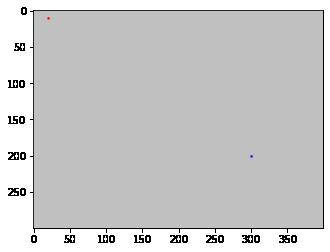
#> input picture pixel2.png, 330 x 252 px
$ jupyter execute 'Image Processing.ipynb'
#> lines starting #> are read from the running program, lines starting #| are printed output that depends on the picture; long printed decimals are rounded
# Harsh Vardhan(19BCE1661)
# POOl A
# Image Processing Digital Assignment 1

# 1) Topological operations

# Find the distance between pixels

[cell 1]
import cv2
import numpy as np
import math
import matplotlib.pyplot as plt


im=cv2.imread("pixel2.png")
#> im is the input picture: shape (252, 330, 3); mean B, G, R 201, 201, 201
im=cv2.cvtColor(im, cv2.COLOR_BGR2RGB)
#displaying image
plt.imshow(im)
plt.show()

# Make numpy array from image
npimage=np.array(im)

# Describe what a single red pixel looks like
red=np.array([255,0,0],dtype=np.uint8)

# Find [x,y] coordinates of all red pixels
reds=np.where(np.all((npimage==red),axis=-1))
#> reds = ([18], [48])

# Describe what a single blue pixel looks like
blue=np.array([0,0,255],dtype=np.uint8)

# Find [x,y] coordinates of all blue pixels
blues=np.where(np.all((npimage==blue),axis=-1))
#> blues = ([156], [251])

[cell 2]
dx2 = (blues[0][0]-reds[0][0])**2
#> dx2 = 19044
dy2 = (blues[1][0]-reds[1][0])**2
#> dy2 = 41209
distance = math.sqrt(dx2 + dy2) # Euclidean Distance between the pixels
#> distance = 245.5
print("Distance between the red and blue pixel is:")
print(distance)
#| 245.465

# 2) Point operations
#    a) Image Negatives

[cell 3]
import cv2
import matplotlib.pyplot as plt

# Read some image
img_bgr = cv2.imread('img1.jpg', 1)
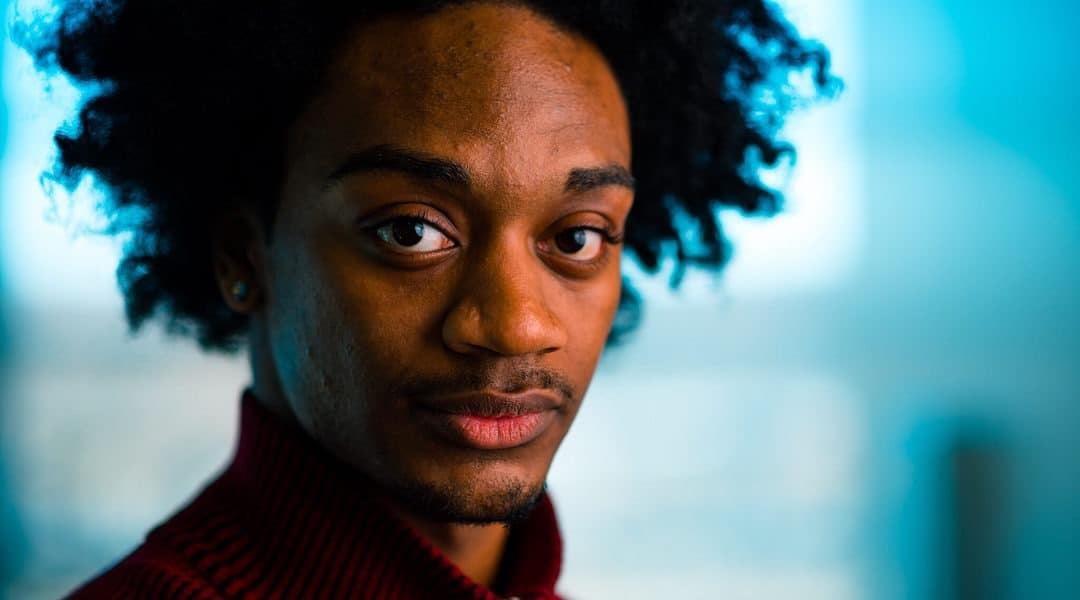
#> input picture img1.jpg, 1080 x 600 px
#> img_bgr is the input picture: shape (600, 1080, 3); mean B, G, R 120.2, 116.2, 86.2
plt.imshow(img_bgr)
plt.show()

# Histogram plotting of the image
color = ('b', 'g', 'r')

for i, col in enumerate(color):

    histr = cv2.calcHist([img_bgr], [i], None,[256],[0, 256])

    plt.plot(histr, color = col)

    # Limit X - axis to 256
    plt.xlim([0, 256])

plt.show()
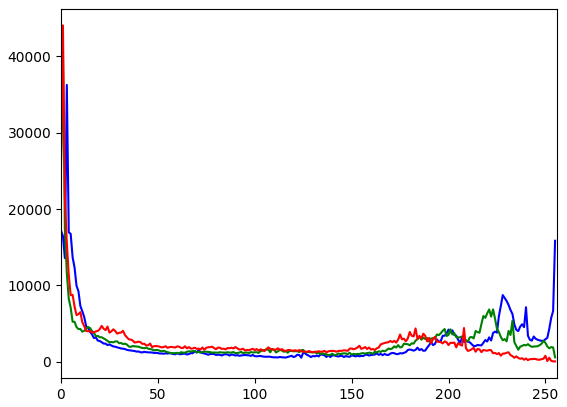
#> figure drawn by matplotlib, 1 panel; curve peaks at x = 3, y = 36262; curve peaks at x = 1, y = 40422; curve peaks at x = 1, y = 44061

# get height and width of the image
height, width, _ = img_bgr.shape
#> height = 600; width = 1080

for i in range(0, height - 1):
    for j in range(0, width - 1):
        # Get the pixel value
        pixel = img_bgr[i, j]

        # Negate each channel by
        # subtracting it from 255

        # 1st index contains red pixel
        pixel[0] = 255 - pixel[0]

        # 2nd index contains green pixel
        pixel[1] = 255 - pixel[1]

        # 3rd index contains blue pixel
        pixel[2] = 255 - pixel[2]

        # Store new values in the pixel
        img_bgr[i, j] = pixel
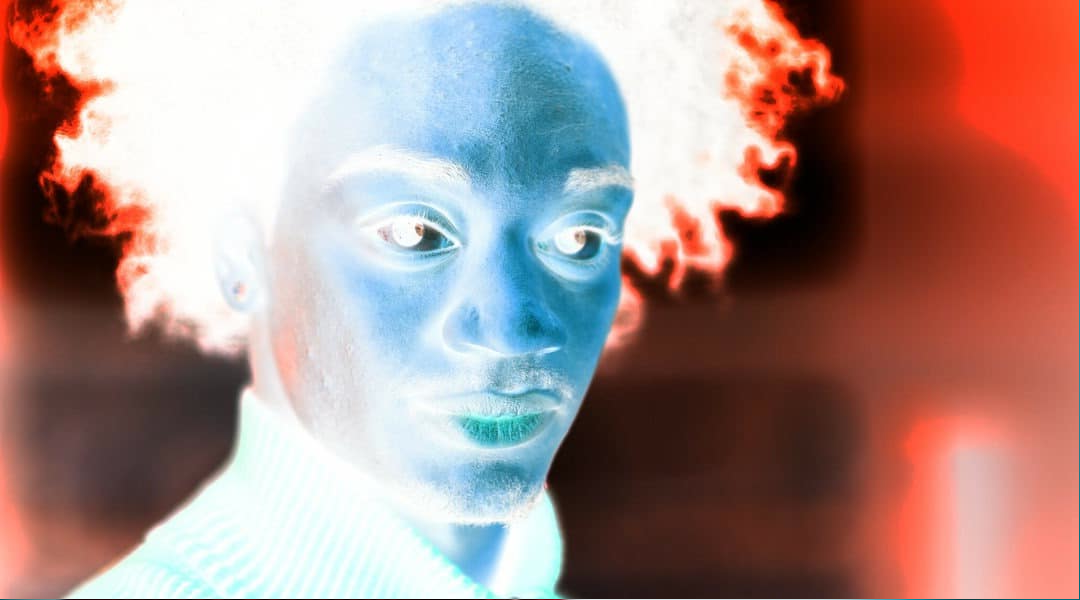
#> img_bgr: shape (600, 1080, 3); mean B, G, R 134.8, 138.8, 168.5

#Display transformed image
plt.imshow(img_bgr)
plt.show()

# Histogram plotting of the
# negative transformed image
color = ('b', 'g', 'r')

for i, col in enumerate(color):

    histr = cv2.calcHist([img_bgr],
                         [i], None,
                         [256],
                         [0, 256])

    plt.plot(histr, color = col)
    plt.xlim([0, 256])

plt.show()
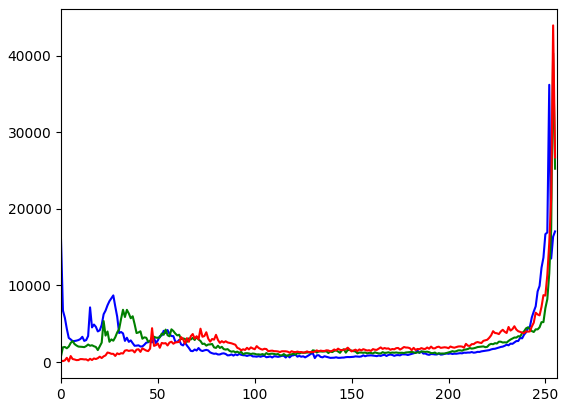
#> figure drawn by matplotlib, 1 panel; curve peaks at x = 252, y = 36215; curve peaks at x = 254, y = 40351; curve peaks at x = 254, y = 43975

#    b) Image Transform - log

[cell 4]
import cv2
import numpy as np
import matplotlib.pyplot as plt

# Open the image.
img = cv2.imread('img2.jpg')
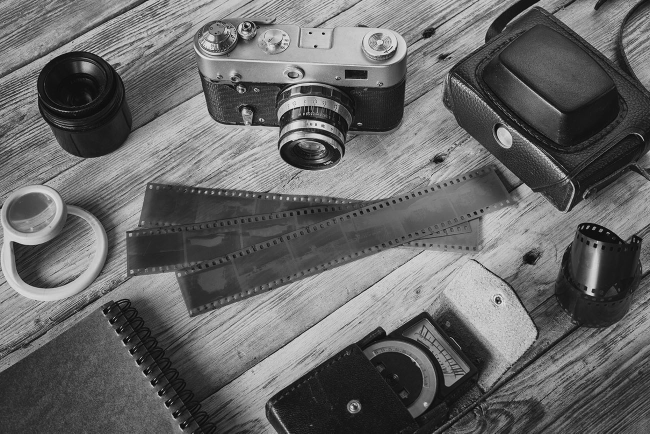
#> input picture img2.jpg, 1300 x 867 px (shown at 1/2 size)
#> img is the input picture: shape (867, 1300, 3); min 0, max 240, mean 103.4

# Applying the  log transform.
c = 255/(np.log(1 + np.max(img)))
#> c = 46.49
log_transformed = c * np.log(1 + img)
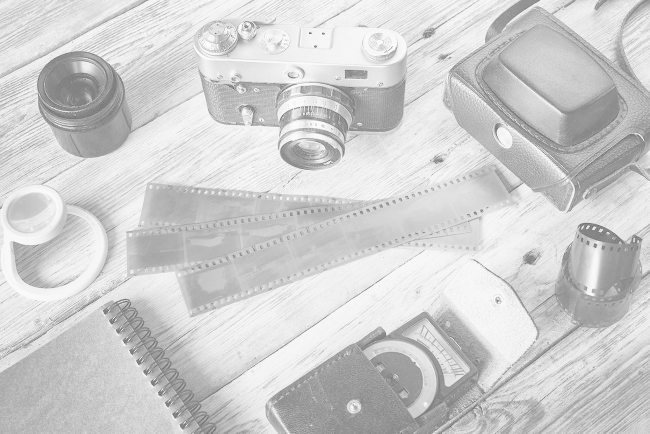
#> log_transformed: shape (867, 1300, 3) float16 (shown at 1/2 size); min 0, max 255, mean 207.1

# Specifying the data type.
log_transformed = np.array(log_transformed, dtype = np.uint8)

#display the image
plt.imshow(img)
plt.show()

#display the changed image
plt.imshow(log_transformed)
plt.show()

#    c) Piece-wise-Linear Transformation Functions : Threshold, Bit-plane slicing

[cell 5]
import cv2
import numpy as np
import matplotlib.pyplot as plt

# Function to map each intensity level to output intensity level.
def pixelVal(pix, r1, s1, r2, s2):
    if (0 <= pix and pix <= r1):
        return (s1 / r1)*pix
    elif (r1 < pix and pix <= r2):
        return ((s2 - s1)/(r2 - r1)) * (pix - r1) + s1
    else:
        return ((255 - s2)/(255 - r2)) * (pix - r2) + s2

# Open the image.
img = cv2.imread('img2.jpg')

# Define parameters. r1=r2
r1 = 150
s1 = 0
r2 = 150
s2 = 255

# Vectorize the function to apply it to each value in the Numpy array.
pixelVal_vec = np.vectorize(pixelVal)


threshold = pixelVal_vec(img, r1, s1, r2, s2)
